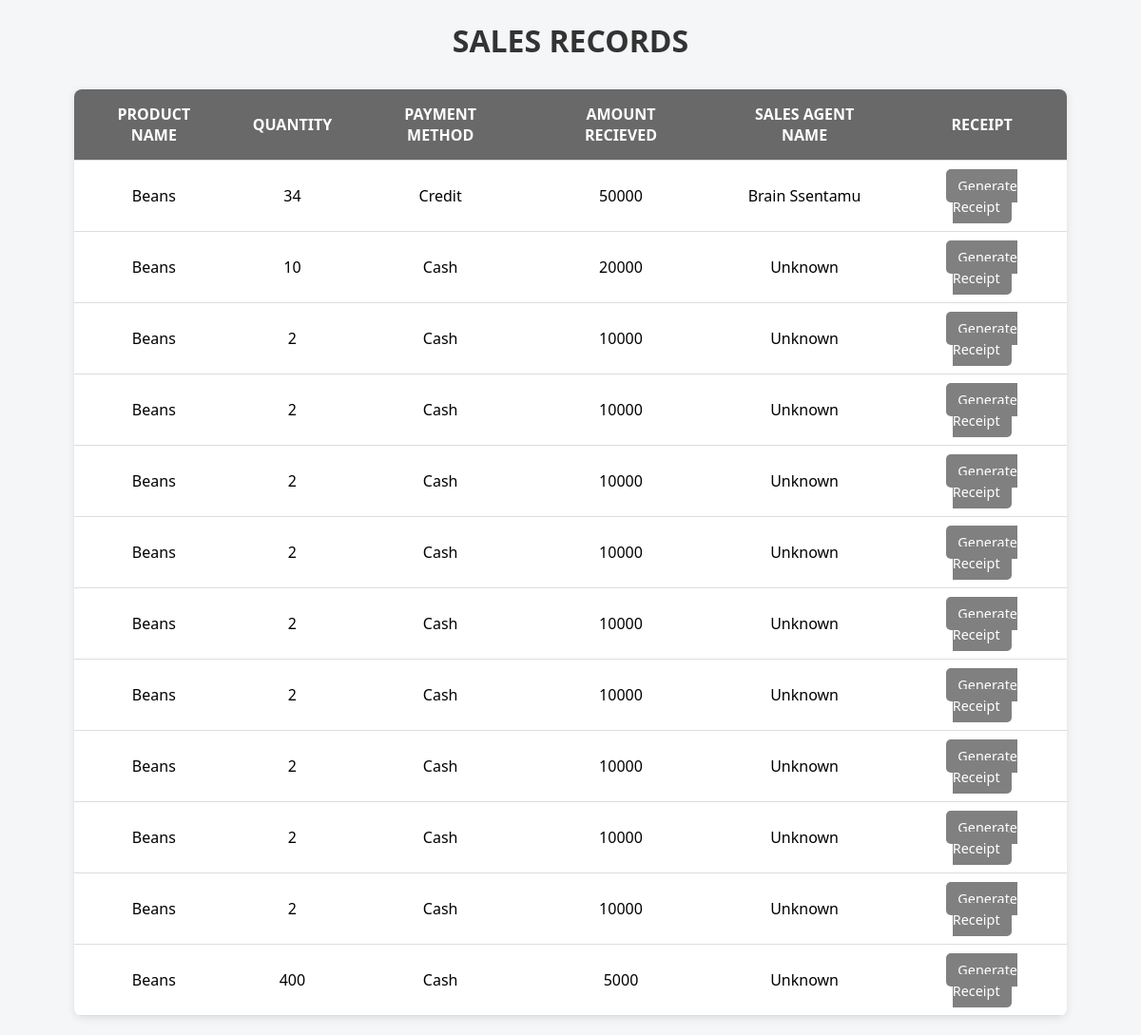
Screenshot of /allsales/ with the database file from the repository.
### kglapp/models.py (models this page shows, shortened)
class Sale(models.Model):
   product_name = models.ForeignKey(Stock, on_delete=models.CASCADE)
   tonnage_kgs = models.IntegerField(default=0, blank=False, null=True)
   unit_price = models.IntegerField(blank=False, default=0, null=True)
   amount_paid_ugx = models.IntegerField(blank=False, default=0, null=True)
   amount_recieved = models.IntegerField(blank=False, default=0, null=True)
   payment_method = models.CharField(choices=[("Cash","Cash"), ("Credit","Credit")], default=False)
   customer_name = models.CharField(max_length=100, blank=False, null=True)
   date_time = models.DateTimeField(blank=False, null=True)
   sales_agent_name =  models.CharField(max_length=100, null=False, default='Unknown')

class Stock(models.Model):
   catergory_name = models.ForeignKey(Catergory, on_delete = models.CASCADE)
   item_name = models.CharField(max_length=100, blank=True, null=True)
   total_quantity = models.IntegerField(null=True, blank=False, default=0)
   issued_quantity =models.IntegerField(null=True, blank=False, default=0)
   received_quantity = models.IntegerField(null=True, blank=False,default=0)
   supplier_name = models.CharField(max_length=100)
   date_of_purchase = models.DateField(auto_now_add=False)
   type_of_stock = models.CharField(max_length=100, blank=False, null=True)
   unit_price = models.IntegerField(blank=False, default=0, null=True) #cost of the product
   totalcost = models.IntegerField(null=True, blank=False, default=0) #total cost of the product
   sales_agent_name = models.CharField(max_length=100, null=False)
   BRANCH_CHOICES = [
    ('Maganjo', 'Maganjo'),
    ('Matugga', 'Matugga'),
]
   branch_name = models.CharField(max_length=50, default='Majango', choices=BRANCH_CHOICES)
   def __str__(self):
      return self.item_name

### kglapp/views.py (the view)
# urls.py: path('allsales/', views.allsales, name='allsales'),
def allsales(request):
    sales = Sale.objects.all().order_by('-id')
    return render(request, 'allsales.html', {'sales': sales})

### kglapp/templates/allsales.html (shortened to what this page needs)
{% load static %}
<!DOCTYPE html>
<html lang="en">
<head>
   <link rel="stylesheet" href="{% static 'css/allsales.css' %}">
</head>
<body>
   {%block content%}
   <h1>SALES RECORDS</h1>
      <table>
         <thead>
            <tr>
               <th>Product name</th>
               <th>Quantity</th>
               <th>Payment method</th>
               <th>Amount recieved</th>
               <th>Sales agent name</th>
               <th>Receipt</th>
            </tr>
         </thead>
            <tbody>
               {% for sale in sales %}
               <tr>
                  <td>{{ sale.product_name }}</td>
                  <td>{{ sale.tonnage_kgs}}</td>
                  <td>{{ sale.payment_method }}</td>
                  <td>{{sale.amount_recieved }}</td>
                  <td>{{ sale.sales_agent_name }}</td>
                  <td>
                    <a href="{% url 'generate_receipt' sale.id %}" class="btn btn-primary btn-sm">Generate Receipt</a>
                  </td>
               </tr>
               {% endfor %}
            </tbody>
      </table>
   {% endblock content %}
</body>
</html>

### kglapp/static/css/allsales.css (style rules this page uses)
body { font-family: 'Segoe UI', Tahoma, Geneva, Verdana, sans-serif; background-color: #f4f6f8; margin: 20px; }
h1 { text-align: center; color: #333; margin-bottom: 30px; }
table { width: 90%; margin: 0 auto; border-collapse: collapse; background-color: white; box-shadow: 0 2px 8px rgba(0, 0, 0, 0.1); border-radius: 8px; overflow: hidden; }
thead { background-color:dimgrey; color: white; }
th, td { padding: 15px 20px; text-align: center; border-bottom: 1px solid #ddd; }
th { font-weight: bold; text-transform: uppercase; }
.btn { text-decoration: none; padding: 8px 12px; background-color:grey; color: white; border-radius: 5px; font-size: 0.9rem; transition: background-color 0.3s ease; }

### rows the page displays
Sale: product_name "Beans", tonnage_kgs "34", payment_method "Credit", amount_recieved "50000", sales_agent_name "Brain Ssentamu"
Sale: product_name "Beans", tonnage_kgs "10", payment_method "Cash", amount_recieved "20000", sales_agent_name "Unknown"
Sale: product_name "Beans", tonnage_kgs "2", payment_method "Cash", amount_recieved "10000", sales_agent_name "Unknown"
Sale: product_name "Beans", tonnage_kgs "2", payment_method "Cash", amount_recieved "10000", sales_agent_name "Unknown"
Sale: product_name "Beans", tonnage_kgs "2", payment_method "Cash", amount_recieved "10000", sales_agent_name "Unknown"
Sale: product_name "Beans", tonnage_kgs "2", payment_method "Cash", amount_recieved "10000", sales_agent_name "Unknown"
Sale: product_name "Beans", tonnage_kgs "2", payment_method "Cash", amount_recieved "10000", sales_agent_name "Unknown"
Sale: product_name "Beans", tonnage_kgs "2", payment_method "Cash", amount_recieved "10000", sales_agent_name "Unknown"
Sale: product_name "Beans", tonnage_kgs "2", payment_method "Cash", amount_recieved "10000", sales_agent_name "Unknown"
Sale: product_name "Beans", tonnage_kgs "2", payment_method "Cash", amount_recieved "10000", sales_agent_name "Unknown"
Sale: product_name "Beans", tonnage_kgs "2", payment_method "Cash", amount_recieved "10000", sales_agent_name "Unknown"
Sale: product_name "Beans", tonnage_kgs "400", payment_method "Cash", amount_recieved "5000", sales_agent_name "Unknown"
